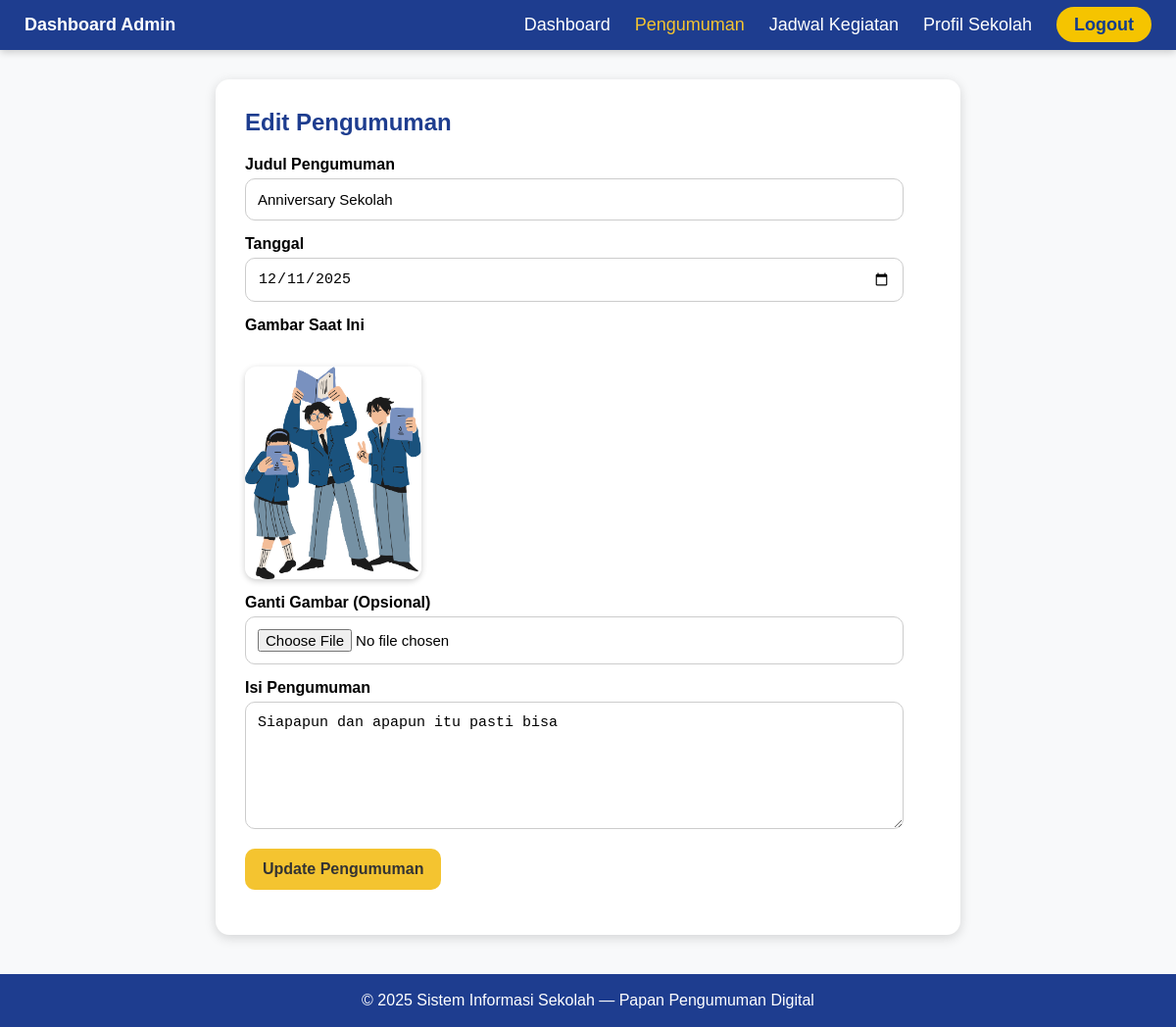
The app's page /admin/edit_pengumuman.php?id=8 (signed in) with its own data.
### tables this page shows
CREATE TABLE `pengumuman` (
  `id` int(11) NOT NULL,
  `judul` varchar(255) NOT NULL,
  `isi` text NOT NULL,
  `tanggal` date NOT NULL,
  `gambar` varchar(255) NOT NULL
);

### admin/edit_pengumuman.php (the view, shortened to what this page needs)
<?php
include 'koneksi.php';
$id = $_GET['id'];
$query = mysqli_query($conn, "SELECT * FROM pengumuman WHERE id = '$id'");
$pengumuman = mysqli_fetch_assoc($query);
?>
<div class="navbar">
    <div style="font-weight: bold;">Dashboard Admin</div>
    <div>
        <a href="dashboard.php">Dashboard</a>
        <a href="pengumuman.php" class="active">Pengumuman</a>
        <a href="jadwal.php">Jadwal Kegiatan</a>
        <a href="profil.php">Profil Sekolah</a>
        <a href="logout.php" class="btn-logout">Logout</a>
    </div>
</div>
<div class="container">
    <h2>Edit Pengumuman</h2>
    <form method="POST" enctype="multipart/form-data">
        <label>Judul Pengumuman</label>
        <input type="text" name="judul" value="<?php echo $pengumuman['judul']; ?>" required>
        <label>Tanggal</label>
        <input type="date" name="tanggal" value="<?php echo $pengumuman['tanggal']; ?>" required>
        <label>Gambar Saat Ini</label><br>
        <img class="preview-img" src="..assets/img<?php echo $pengumuman['gambar']; ?>">
        <label>Ganti Gambar (Opsional)</label>
        <input type="file" name="gambar" accept="image/*">
        <label>Isi Pengumuman</label>
        <textarea name="isi" required><?php echo $pengumuman['isi']; ?></textarea>
        <button type="submit" name="submit">Update Pengumuman</button>
    </form>
</div>
<footer>
    © 2025 Sistem Informasi Sekolah — Papan Pengumuman Digital
</footer>

### admin/edit_pengumuman.php (style rules this page uses)
.navbar { background: #1e3d8f; padding: 15px 25px; color: white; font-size: 18px; display: flex; justify-content: space-between; align-items: center; box-shadow: 0 2px 8px rgba(0,0,0,0.2); }
.navbar a { color: white; text-decoration: none; margin-left: 20px; }
.navbar a.active { color: #f4c430; }
.container { width: 700px; background: white; margin: 30px auto; padding: 30px; border-radius: 14px; box-shadow: 0 3px 12px rgba(0,0,0,0.15); }
h2 { color: #1e3d8f; margin-top: 0; }
label { font-weight: bold; display: block; margin-top: 15px; }
input, textarea { width: 96%; padding: 12px; border: 1px solid #ccc; border-radius: 10px; font-size: 15px; margin-top: 5px; }
textarea { height: 130px; resize: vertical; }
.preview-img { margin-top: 15px; width: 180px; border-radius: 12px; box-shadow: 0 2px 6px rgba(0,0,0,0.2); }
.btn-logout { background: #f5c400; padding: 8px 18px; color: #123c8b !important; border-radius: 25px; font-weight: bold; }
button { margin-top: 20px; padding: 12px 18px; font-size: 16px; background: #f4c430; color: #333; border: none; border-radius: 10px; cursor: pointer; font-weight: bold; }
footer { margin-top: 40px; background: #1e3d8f; color: white; padding: 18px; text-align: center; }

### records on screen
pengumuman: judul "Anniversary Sekolah", tanggal "12/11/2025", gambar (picture), isi "Siapapun dan apapun itu pasti bisa"
